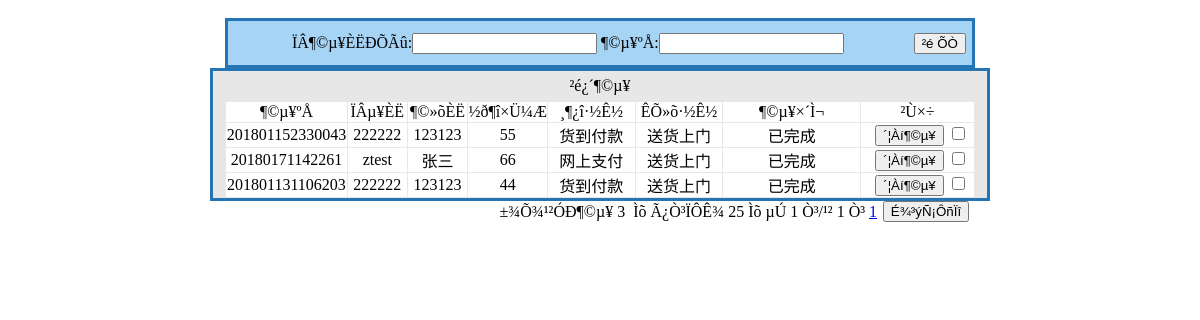
/admin/order.php (signed in), run on the app's committed database.
### tables this page shows
CREATE TABLE `orders` (
  `id` int(4) NOT NULL AUTO_INCREMENT,
  `orderid` varchar(125) DEFAULT NULL COMMENT '订单号',
  `spc` varchar(125) DEFAULT NULL COMMENT '菜品的编号',
  `slc` varchar(125) DEFAULT NULL COMMENT '菜品的数量',
  `shouhuoren` varchar(25) DEFAULT NULL COMMENT '收货人',
  `sex` varchar(2) DEFAULT NULL COMMENT '性别',
  `dizhi` varchar(125) DEFAULT NULL COMMENT '收货地址',
  `youbian` varchar(10) DEFAULT NULL COMMENT '邮编',
  `tel` varchar(25) DEFAULT NULL COMMENT '联系电话',
  `email` varchar(25) DEFAULT NULL COMMENT '邮箱',
  `shff` varchar(25) DEFAULT NULL COMMENT '邮寄方式',
  `zfff` varchar(25) DEFAULT NULL COMMENT '付款方式',
  `time` datetime DEFAULT NULL COMMENT '订单时间',
  `xiadanren` varchar(25) DEFAULT NULL COMMENT '下单人',
  `zt` varchar(50) DEFAULT NULL COMMENT '订单状态',
  `total` varchar(25) DEFAULT NULL COMMENT '总金额',
  `liuyan` text COMMENT '订单留言',
  `atime` datetime DEFAULT NULL COMMENT '送货时间',
  PRIMARY KEY (`id`)
);

### admin/order.php (the view, shortened to what this page needs)
<html>
<head>
<link rel="stylesheet" type="text/css" href="base.css">
</head>
<body topmargin="0" leftmargin="0" bottommargin="0">
 <br><table width="750" height="50" border="0" align="center" cellpadding="0" cellspacing="0" class="table_big">
                <form name="form3" method="post" action="" onSubmit="return chkinput3( this)">
				<tr>
                  <td height="25"><div align="center">ÏÂ¶©µ¥ÈËÐÕÃû:<input type="text" name="username" class="inputcss" size="20" >
                    ¶©µ¥ºÅ:<input type="text" name="ddh" size="20" class="inputcss" ></div></td> <td height="25">
                    <div align="center">
                        <input name="button" type="submit" class="buttoncss" id="button" value="²é ÕÒ">
                    </div></td>
                </tr>
			    </form>
              </table>
<?php
    include("../conn.php");
 $where =" where 1=1";
	   $sql=mysql_query("select count(*) as total from orders $where",$conn);
	   $data=mysql_fetch_array($sql);
	   $total=$data[total];
	       $pagesize=25;
		   if ($total<=$pagesize){
		      $pagecount=1;
			}
			if(($total%$pagesize)!=0){
			   $pagecount=intval($total/$pagesize)+1;
			}else{
			   $pagecount=$total/$pagesize;
			}
			if(($_GET[page])==""){
			    $page=1;
			}else{
			    $page=intval($_GET[page]);
			}
           $sql1=mysql_query("select * from orders $where order by time desc limit ".($page-1)*$pagesize.",$pagesize",$conn);
		   $data1=mysql_fetch_array($sql1);
?>
<form name="form1" method="post" action="order_del.php">
<table width="780" border="0" align="center" cellpadding="0" cellspacing="0" class="table_big">
  <tr>
    <td height="30" bgcolor="#E7E7E7"><div align="center" >²é¿´¶©µ¥ </div></td>
  </tr>
  <tr>
    <td height="40" bgcolor="#E7E7E7"><table width="750" height="44" border="0" align="center" cellpadding="0" cellspacing="1">
	  <tr>
        <td width="121" height="20" bgcolor="#FFFFFF"><div align="center">¶©µ¥ºÅ</div></td>
        <td width="59" bgcolor="#FFFFFF"><div align="center">ÏÂµ¥ÈË</div></td>
        <td width="60" bgcolor="#FFFFFF"><div align="center">¶©»õÈË</div></td>
        <td width="70" bgcolor="#FFFFFF"><div align="center">½ð¶î×Ü¼Æ</div></td>
        <td width="88" bgcolor="#FFFFFF"><div align="center">¸¶¿î·½Ê½</div></td>
        <td width="87" bgcolor="#FFFFFF"><div align="center">ÊÕ»õ·½Ê½</div></td>
        <td width="141" bgcolor="#FFFFFF"><div align="center">¶©µ¥×´Ì¬</div></td>
        <td width="115" bgcolor="#FFFFFF"><div align="center">²Ù×÷</div></td>
	  </tr>
	  <?php
		    do{
	  ?>
      <tr>
        <td height="21" bgcolor="#FFFFFF"><div align="center"><?php  echo $data1[orderid];?></div></td>
        <td height="21" bgcolor="#FFFFFF"><div align="center"><?php  echo $data1[xiadanren];?></div></td>
        <td height="21" bgcolor="#FFFFFF"><div align="center"><?php  echo $data1[shouhuoren];?></div></td>
        <td height="21" bgcolor="#FFFFFF"><div align="center"><?php  echo $data1[total];?></div></td>
        <td height="21" bgcolor="#FFFFFF"><div align="center"><?php  echo $data1[zfff];?></div></td>
        <td height="21" bgcolor="#FFFFFF"><div align="center"><?php  echo $data1[shff];?></div></td>
        <td height="21" bgcolor="#FFFFFF"><div align="center"><?php  echo $data1[zt];?></div></td>
        <td height="21" bgcolor="#FFFFFF"><div align="center">
		    <input name="button2" type="button" class="buttoncss" id="button2" onClick="javascript:window.location='order_view.php?id=<?php  echo $data1[id];?>';" value="´¦Àí¶©µ¥">
            <input type="checkbox"  name=<?php  echo $data1[id];?> value=<?php  echo $data1[id];?>></div></td>
      </tr>
	  <?php
	      }while($data1=mysql_fetch_array($sql1))
	  ?>
    </table></td>
  </tr>
</table>
<table width="750" height="20" border="0" align="center" cellpadding="0" cellspacing="0">
  <tr>
    <td width="652"><div align="right">
	±¾Õ¾¹²ÓÐ¶©µ¥
	    <?php
		   echo $total;
		  ?>
	    &nbsp;Ìõ&nbsp;Ã¿Ò³ÏÔÊ¾&nbsp;<?php  echo $pagesize;?>&nbsp;Ìõ&nbsp;µÚ&nbsp;<?php  echo $page;?>&nbsp;Ò³/¹²&nbsp;<?php  echo $pagecount; ?>&nbsp;Ò³
        <?php
		   if($pagecount<=4){
		    for($i=1;$i<=$pagecount;$i++){
		  ?>
        <a href="lookdd.php?page=<?php  echo $i;?>"><?php  echo $i;?></a>
        <?php
		     }
        }?>
	</div></td>
    <td width="98"><div align="center"><input type="hidden" name="page_id" value=<?php  echo $page;?>><input type="submit" value="É¾³ýÑ¡ÔñÏî" class="buttoncss" onclick="return confirm('È·¶¨ÒªÉ¾³ýÂð');"></div></td>
  </tr>
</table>
</form>
</body>
</html>

### admin/base.css (style rules this page uses)
.table_big { background-color: #A6D4F5; border: 3px solid #2575B4; }

### data on the page
orders: orderid "201801152330043", xiadanren "222222", shouhuoren "123123", total "55", zfff "货到付款", shff "送货上门", zt "已完成"
orders: orderid "20180171142261", xiadanren "ztest", shouhuoren "张三", total "66", zfff "网上支付", shff "送货上门", zt "已完成"
orders: orderid "201801131106203", xiadanren "222222", shouhuoren "123123", total "44", zfff "货到付款", shff "送货上门", zt "已完成"

### other printed values
$total "3"
$pagesize "25"
$page "1"
$pagecount "1"
